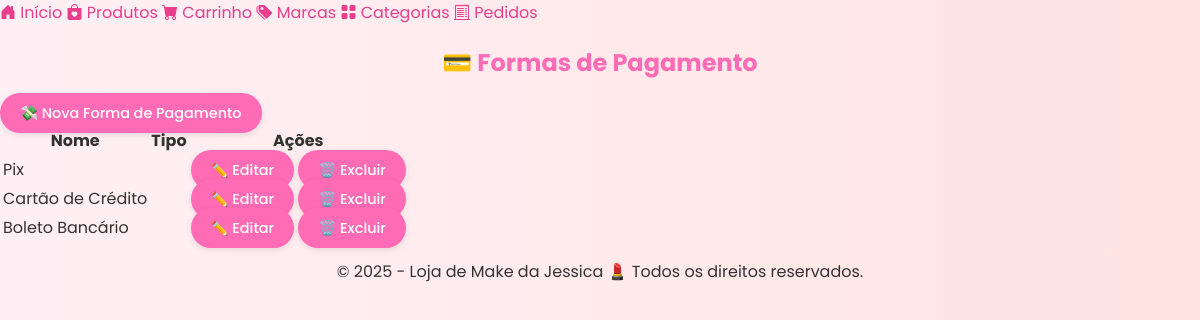
The page /pagamento/ on the database its author committed.
### produtos/models.py (models this page shows, shortened)
class FormaPagamento(models.Model):
    nome = models.CharField(max_length=50)
    ativo = models.BooleanField(default=True)

### produtos/views.py (the view)
# urls.py: path('pagamento/', views.listar_formas_pagamento, name='listar_formas_pagamento'),
def listar_formas_pagamento(request):
    formas_pagamento = FormaPagamento.objects.all()
    return render(request, 'pagamento/pagamento.html', {'formas_pagamento': formas_pagamento})

### produtos/templates/pagamento/pagamento.html (shortened to what this page needs)
{% extends 'base.html' %}
{% block content %}
<div class="container mt-5">
  <h2 class="text-center text-pink mb-4">💳 Formas de Pagamento</h2>
  <div class="text-end mb-3">
    <a href="{% url 'adicionar_forma_pagamento' %}" class="btn btn-outline-pink shadow-sm">
  💸 Nova Forma de Pagamento
</a>
  </div>
  {% if formas_pagamento %}
  <table class="table table-bordered table-hover">
    <thead class="table-light">
      <tr>
        <th>Nome</th>
        <th>Tipo</th>
        <th class="text-center">Ações</th>
      </tr>
    </thead>
    <tbody>
      {% for forma in formas_pagamento %}
      <tr>
        <td>{{ forma.nome }}</td>
        <td>{{ forma.tipo }}</td>
        <td class="text-center">
          <a href="{% url 'editar_forma_pagamento' forma.id %}" class="btn btn-sm btn-warning">✏️ Editar</a>
          <a href="{% url 'excluir_forma_pagamento' forma.id %}" class="btn btn-sm btn-danger">🗑️ Excluir</a>
        </td>
      </tr>
      {% endfor %}
    </tbody>
  </table>
  {% else %}
    <p class="text-center text-muted">Nenhuma forma de pagamento cadastrada ainda 💸</p>
  {% endif %}
</div>
{% endblock %}

### make/static/css/custom.css (style rules this page uses)
a { color: #e83e8c; text-decoration: none; }
.text-pink { color: #e83e8c; }
h2, p, .btn { text-align: center; }
.btn { background-color: #ff6bb5; color: white; padding: 10px 20px; border-radius: 25px; box-shadow: 0 4px 10px rgba(0,0,0,0.1); transition: all 0.3s ease; }
.text-pink { color: #ff6bb5; }
.btn { background-color: #ff6bb5; color: white; padding: 6px 12px; border-radius: 20px; font-size: 0.9em; box-shadow: 0 2px 6px rgba(0,0,0,0.1); transition: all 0.3s ease; }
.table th, .table td { vertical-align: middle; }
.btn { background-color: #ff6bb5; color: white; border: none; padding: 10px 20px; border-radius: 25px; font-weight: 500; transition: all 0.3s ease; }

### rows shown on the page
FormaPagamento: nome "Pix"
FormaPagamento: nome "Cartão de Crédito"
FormaPagamento: nome "Boleto Bancário"
